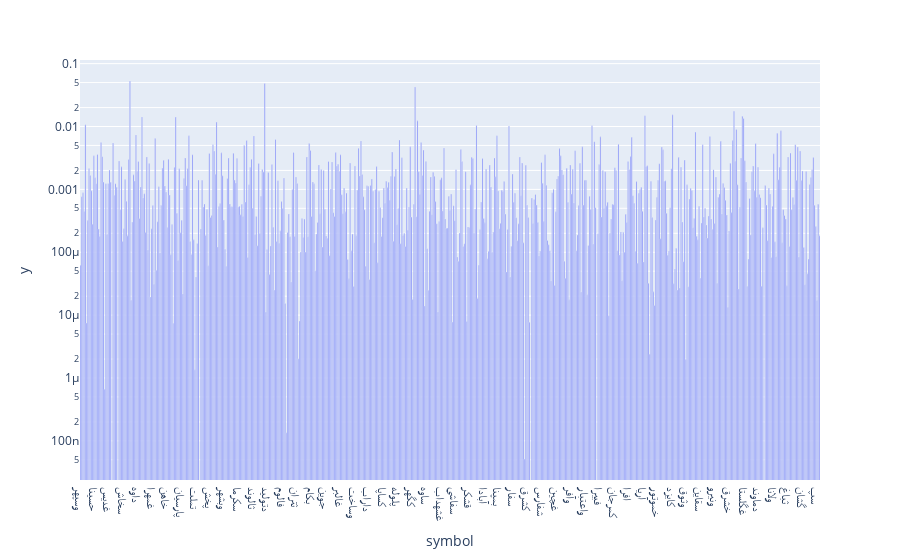

Notebook code cell kept with this figure:
### Markdown cell above
<p dir=rtl style="direction: rtl;text-align: right;line-height:200%;font-family:vazir;font-size:medium">
<font face="vazir" size=3>
در ادامه
<code>value</code>
را نسبت به
<code>Market_cap</code>
میسنجیم و نمودار میله ای را برای آن نیز رسم میکنیم.
</font>
</p>

### Code cell
value_market = data[...] / data["Market_cap"]
value_market_bar = px.___(...,
           x=... , y=..., log_y=True)
value_market_bar.___()

### Figure 1 — Plotly figure (JSON) as saved in the notebook; plotly's stock layout.template omitted (floating-point values rounded to 4 significant figures; data arrays with more than 128 entries replaced by an {"elided": "..."} marker saying what was removed)
{"data": [{"alignmentgroup": "True", "hovertemplate": "symbol=%{x}<br>y=%{y}<extra></extra>", "legendgroup": "", "marker": {"color": "#636efa", "pattern": {"shape": ""}}, "name": "", "offsetgroup": "", "orientation": "v", "showlegend": false, "textposition": "auto", "type": "bar", "x": {"elided": "615 str values"}, "xaxis": "x", "y": {"elided": "615 float values"}, "yaxis": "y"}], "layout": {"barmode": "relative", "legend": {"tracegroupgap": 0}, "margin": {"t": 60}, "xaxis": {"anchor": "y", "domain": [0, 1], "title": {"text": "symbol"}}, "yaxis": {"anchor": "x", "domain": [0, 1], "title": {"text": "y"}, "type": "log"}}}
